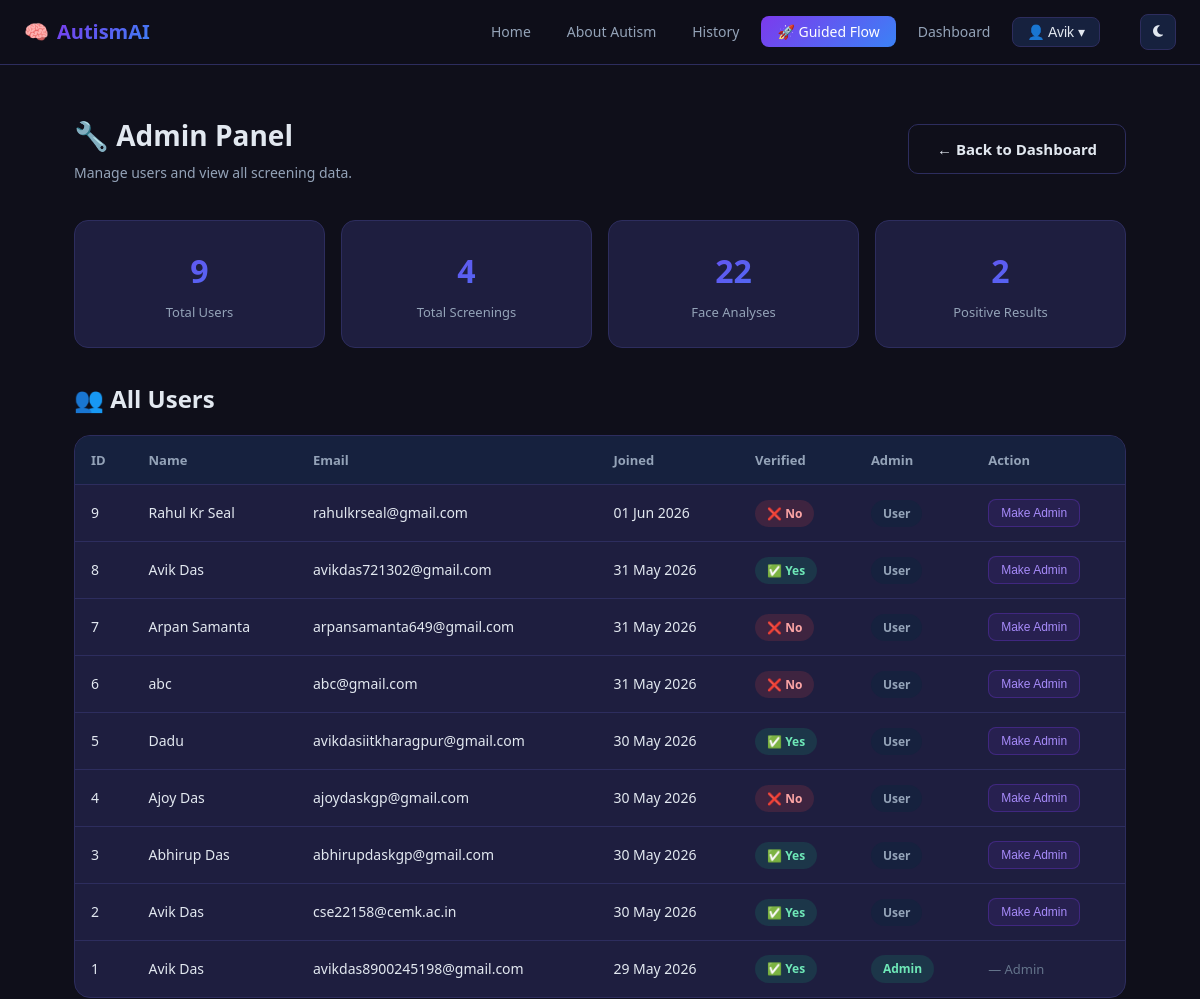
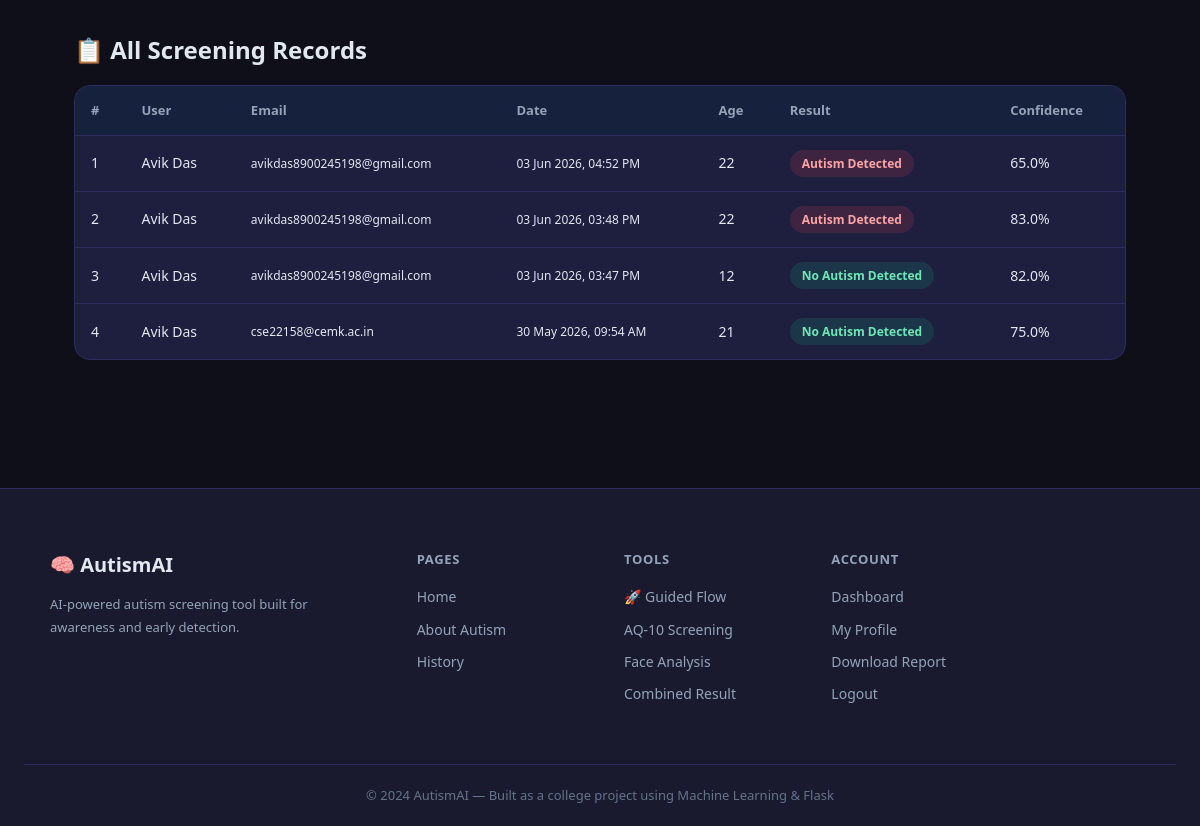
The page /admin (signed in) on the database its author committed (2 pictures, top to bottom).
### tables this page shows
CREATE TABLE users (
            id          INTEGER PRIMARY KEY AUTOINCREMENT,
            name        TEXT    NOT NULL,
            email       TEXT    NOT NULL UNIQUE,
            password    TEXT    NOT NULL,
            created_at  TEXT    NOT NULL
        , is_admin INTEGER DEFAULT 0, is_verified INTEGER DEFAULT 0, verify_token TEXT);

CREATE TABLE predictions (
            id              INTEGER PRIMARY KEY AUTOINCREMENT,
            user_id         INTEGER NOT NULL,
            date            TEXT    NOT NULL,
            result          TEXT    NOT NULL,
            confidence      REAL    NOT NULL,
            autism_prob     REAL    NOT NULL,
            no_autism_prob  REAL    NOT NULL,
            age             INTEGER NOT NULL,
            gender          TEXT    NOT NULL,
            a1  INTEGER, a2  INTEGER, a3  INTEGER, a4  INTEGER, a5  INTEGER,
            a6  INTEGER, a7  INTEGER, a8  INTEGER, a9  INTEGER, a10 INTEGER,
            FOREIGN KEY (user_id) REFERENCES users (id)
        );

### app.py (the view)
@app.route('/admin')
def admin():
    if 'user_id' not in session:
        return redirect('/login')
    if not session.get('is_admin'):
        return redirect('/dashboard')
    all_users       = get_all_users()
    all_predictions = get_all_predictions()
    stats           = get_admin_stats()
    return render_template('admin.html',
                           all_users=all_users,
                           all_predictions=all_predictions,
                           stats=stats)

### database.py (called while the page is built)
def get_db():
    conn = sqlite3.connect(DATABASE)
    conn.row_factory = sqlite3.Row
    return conn

def get_all_users():
    conn   = get_db()
    cursor = conn.cursor()
    cursor.execute('SELECT * FROM users ORDER BY id DESC')
    users  = cursor.fetchall()
    conn.close()
    return users

def get_all_predictions():
    conn   = get_db()
    cursor = conn.cursor()
    cursor.execute('''
        SELECT p.*, u.name, u.email
        FROM predictions p
        JOIN users u ON p.user_id = u.id
        ORDER BY p.id DESC
    ''')
    results = cursor.fetchall()
    conn.close()
    return results

def get_admin_stats():
    conn   = get_db()
    cursor = conn.cursor()
    cursor.execute('SELECT COUNT(*) as total FROM users')
    total_users = cursor.fetchone()['total']
    cursor.execute('SELECT COUNT(*) as total FROM predictions')
    total_predictions = cursor.fetchone()['total']
    cursor.execute('SELECT COUNT(*) as total FROM facial_results')
    total_facial = cursor.fetchone()['total']
    cursor.execute('''
        SELECT COUNT(*) as total FROM predictions
        WHERE result = "Autism Detected"
    ''')
    total_positive = cursor.fetchone()['total']
    conn.close()
    return {
        'total_users':       total_users,
        'total_predictions': total_predictions,
        'total_facial':      total_facial,
        'total_positive':    total_positive
    }

### templates/admin.html (shortened to what this page needs)
{% extends 'base.html' %}
{% block content %}
<div class="dashboard-page">
    <div class="dash-header">
        <div>
            <h1>🔧 Admin Panel</h1>
            <p>Manage users and view all screening data.</p>
        </div>
        <a href="/dashboard" class="btn-secondary">← Back to Dashboard</a>
    </div>
    <div class="dash-stats">
        <div class="dash-stat-card">
            <h3>{{ stats.total_users }}</h3>
            <p>Total Users</p>
        </div>
        <div class="dash-stat-card">
            <h3>{{ stats.total_predictions }}</h3>
            <p>Total Screenings</p>
        </div>
        <div class="dash-stat-card">
            <h3>{{ stats.total_facial }}</h3>
            <p>Face Analyses</p>
        </div>
        <div class="dash-stat-card">
            <h3>{{ stats.total_positive }}</h3>
            <p>Positive Results</p>
        </div>
    </div>
    <h2 style="margin-bottom: 16px;">👥 All Users</h2>
    <div class="history-table-wrap" style="margin-bottom: 32px;">
        <table class="history-table">
            <thead>
                <tr>
                    <th>ID</th>
                    <th>Name</th>
                    <th>Email</th>
                    <th>Joined</th>
                    <th>Verified</th>
                    <th>Admin</th>
                    <th>Action</th>
                </tr>
            </thead>
            <tbody>
                {% for user in all_users %}
                <tr>
                    <td>{{ user['id'] }}</td>
                    <td>{{ user['name'] }}</td>
                    <td>{{ user['email'] }}</td>
                    <td>{{ user['created_at'] }}</td>
                    <td>
                        {% if user['is_verified'] %}
                        <span class="badge badge-green">✅ Yes</span>
                        {% else %}
                        <span class="badge badge-red">❌ No</span>
                        {% endif %}
                    </td>
                    <td>
                        {% if user['is_admin'] %}
                        <span class="badge badge-green">Admin</span>
                        {% else %}
                        <span class="badge" style="background:var(--bg3);
                               color:var(--text2);">User</span>
                        {% endif %}
                    </td>
                    <td>
                        {% if not user['is_admin'] %}
                        <form action="/admin/make-admin/{{ user['id'] }}"
                              method="POST"
                              onsubmit="return confirm('Make {{ user['name'] }} an admin?')">
                            <button type="submit" class="btn-delete"
                                    style="background:rgba(124,58,237,0.1);
                                           border-color:rgba(124,58,237,0.3);
                                           color:#a78bfa;">
                                Make Admin
                            </button>
                        </form>
                        {% else %}
                        <span style="color:var(--text3);font-size:13px;">
                            — Admin
                        </span>
                        {% endif %}
                    </td>
                </tr>
                {% endfor %}
            </tbody>
        </table>
    </div>
    <h2 style="margin-bottom: 16px;">📋 All Screening Records</h2>
    <div class="history-table-wrap">
        <table class="history-table">
            <thead>
                <tr>
                    <th>#</th>
                    <th>User</th>
                    <th>Email</th>
                    <th>Date</th>
                    <th>Age</th>
                    <th>Result</th>
                    <th>Confidence</th>
                </tr>
            </thead>
            <tbody>
                {% for p in all_predictions %}
                <tr>
                    <td>{{ loop.index }}</td>
                    <td>{{ p['name'] }}</td>
                    <td style="font-size:12px;">{{ p['email'] }}</td>
                    <td style="font-size:12px;">{{ p['date'] }}</td>
                    <td>{{ p['age'] }}</td>
                    <td>
                        <span class="badge
                            {% if p['result'] == 'Autism Detected' %}
                                badge-red
                            {% else %}
                                badge-green
                            {% endif %}">
                            {{ p['result'] }}
                        </span>
                    </td>
                    <td>{{ p['confidence'] }}%</td>
                </tr>
                {% endfor %}
            </tbody>
        </table>
    </div>
</div>
{% endblock %}

### static/style.css (style rules this page uses)
:root { --primary: #7c3aed; --primary-light: #a78bfa; --primary-dark: #5b21b6; --secondary: #3b82f6; --secondary-light: #93c5fd; --gradient: linear-gradient(135deg, #7c3aed, #3b82f6); --success: #10b981; --danger: #ef4444; --warning: #f59e0b; }
[data-theme="dark"] { --bg: #0f0f1a; --bg2: #1a1a2e; --bg3: #16213e; --card: #1e1e3f; --border: #2d2d5e; --text: #e2e8f0; --text2: #94a3b8; --text3: #64748b; --nav-bg: rgba(15,15,26,0.95); --input-bg: #2d2d5e; }
* { margin: 0; padding: 0; box-sizing: border-box; }
body { font-family: 'Segoe UI', system-ui, sans-serif; background: var(--bg); color: var(--text); line-height: 1.6; transition: background 0.3s, color 0.3s; }
.btn-secondary { display: inline-block; padding: 12px 28px; background: transparent; color: var(--text); border: 1px solid var(--border); border-radius: 10px; font-size: 15px; font-weight: 600; cursor: pointer; text-decoration: none; transition: all 0.2s; }
.dashboard-page { max-width: 1100px; margin: 0 auto; padding: 48px 24px; }
.dash-header { display: flex; justify-content: space-between; align-items: center; margin-bottom: 36px; }
.dash-header h1 { font-size: 28px; font-weight: 800; margin-bottom: 4px; }
.dash-header p { color: var(--text2); font-size: 14px; }
.dash-stats { display: grid; grid-template-columns: repeat(4, 1fr); gap: 16px; margin-bottom: 32px; }
.dash-stat-card { background: var(--card); border: 1px solid var(--border); border-radius: 14px; padding: 24px; text-align: center; }
.dash-stat-card h3 { font-size: 32px; font-weight: 800; background: var(--gradient); -webkit-background-clip: text; -webkit-text-fill-color: transparent; margin-bottom: 6px; }
.dash-stat-card p { font-size: 13px; color: var(--text2); }
.history-table-wrap { background: var(--card); border: 1px solid var(--border); border-radius: 16px; overflow: hidden; }
.history-table { width: 100%; border-collapse: collapse; }
.history-table th { background: var(--bg3); padding: 14px 16px; font-size: 13px; font-weight: 600; color: var(--text2); text-align: left; border-bottom: 1px solid var(--border); }
.history-table td { padding: 14px 16px; font-size: 14px; border-bottom: 1px solid var(--border); }
.history-table tr:last-child td { border-bottom: none; }
.badge { display: inline-block; padding: 4px 12px; border-radius: 20px; font-size: 12px; font-weight: 600; }
.badge-red { background: rgba(239,68,68,0.15); color: #fca5a5; }
.badge-green { background: rgba(16,185,129,0.15); color: #6ee7b7; }
.btn-delete { background: rgba(239, 68, 68, 0.1); border: 1px solid rgba(239, 68, 68, 0.3); color: #fca5a5; padding: 6px 12px; border-radius: 8px; font-size: 12px; cursor: pointer; transition: all 0.2s; white-space: nowrap; }

### rows shown on the page
users: id "9", name "Rahul Kr Seal", email "rahulkrseal@gmail.com", created_at "01 Jun 2026", is_verified "❌ No", is_admin "User"
users: id "8", name "Avik Das", email "avikdas721302@gmail.com", created_at "31 May 2026", is_verified "✅ Yes", is_admin "User"
users: id "7", name "Arpan Samanta", email "arpansamanta649@gmail.com", created_at "31 May 2026", is_verified "❌ No", is_admin "User"
users: id "6", name "abc", email "abc@gmail.com", created_at "31 May 2026", is_verified "❌ No", is_admin "User"
users: id "5", name "Dadu", email "avikdasiitkharagpur@gmail.com", created_at "30 May 2026", is_verified "✅ Yes", is_admin "User"
users: id "4", name "Ajoy Das", email "ajoydaskgp@gmail.com", created_at "30 May 2026", is_verified "❌ No", is_admin "User"
users: id "3", name "Abhirup Das", email "abhirupdaskgp@gmail.com", created_at "30 May 2026", is_verified "✅ Yes", is_admin "User"
users: id "2", name "Avik Das", email "cse22158@cemk.ac.in", created_at "30 May 2026", is_verified "✅ Yes", is_admin "User"
users: id "1", name "Avik Das", email "avikdas8900245198@gmail.com", created_at "29 May 2026", is_verified "✅ Yes", is_admin "Admin"
predictions: name "Avik Das", email "avikdas8900245198@gmail.com", date "03 Jun 2026, 04:52 PM", age "22", result "Autism Detected", confidence "65.0"
predictions: name "Avik Das", email "avikdas8900245198@gmail.com", date "03 Jun 2026, 03:48 PM", age "22", result "Autism Detected", confidence "83.0"
predictions: name "Avik Das", email "avikdas8900245198@gmail.com", date "03 Jun 2026, 03:47 PM", age "12", result "No Autism Detected", confidence "82.0"
predictions: name "Avik Das", email "cse22158@cemk.ac.in", date "30 May 2026, 09:54 AM", age "21", result "No Autism Detected", confidence "75.0"

### other values the page prints
{{ session['name'].split()[0] }} "Avik"
{{ stats.total_users }} "9"
{{ stats.total_predictions }} "4"
{{ stats.total_facial }} "22"
{{ stats.total_positive }} "2"
